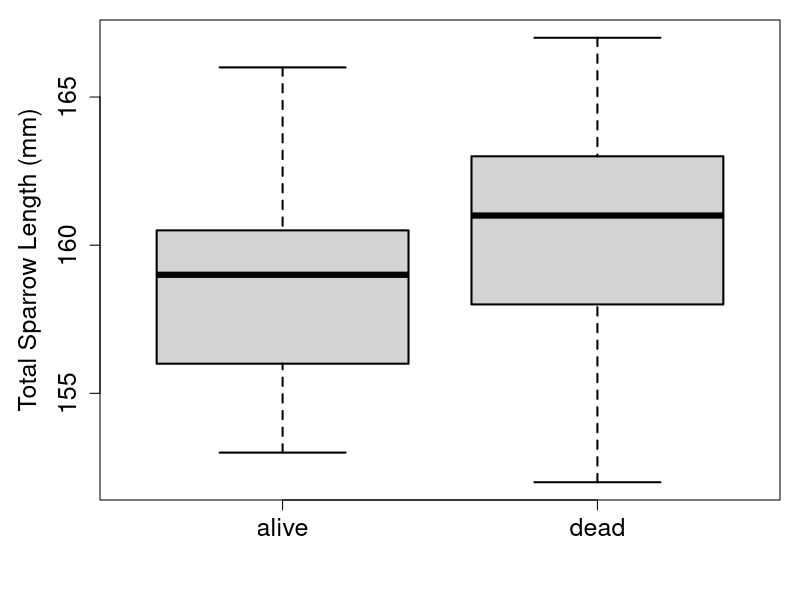

This chart was generated by the following R code:
## ---- chunk 1
dat  <- read.csv(file = "data/Bumpus_data.csv");
res  <- t.test(formula = dat$totlen ~ dat$surv, alternative = "less", 
               var.equal = TRUE); # Two sample t-test results
tval <- as.numeric(res$statistic); # Get the t-test statistic
pval <- res$p.value; # Get the p value from the t-test results
live <- as.numeric(res$estimate[1]); # Get mean length of living sparrows
dead <- as.numeric(res$estimate[2]); # Get mean length of dying sparrows
## ---- chunk 2
par(mar = c(5, 5, 1, 1));
plot(x = as.factor(dat$surv), y = dat$totlen, cex.axis = 1.5, lwd = 2, 
     xlab = "", ylab = "Total Sparrow Length (mm)", cex.lab = 1.5, main = "");
